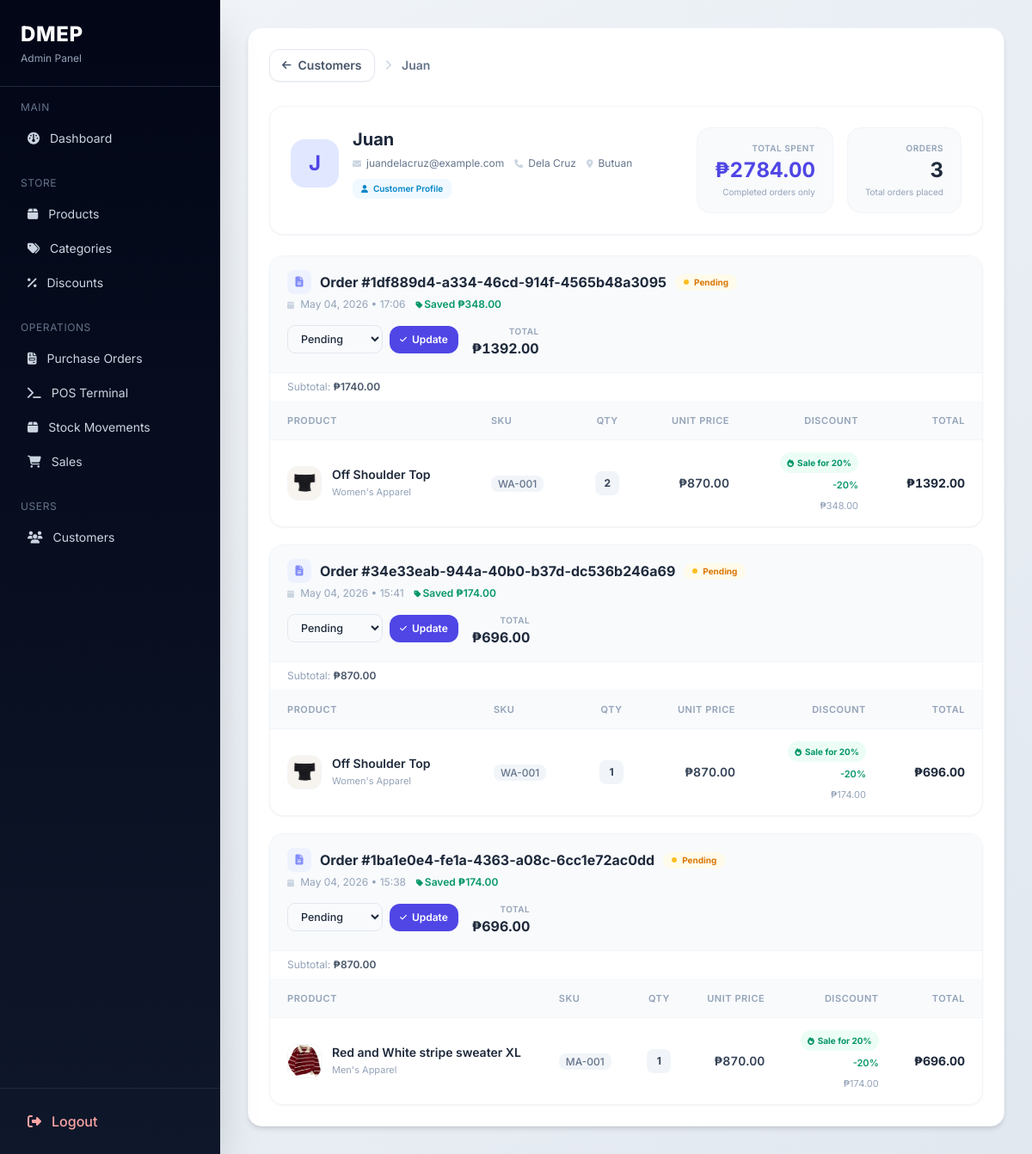
/admin-panel/customers/3/ (signed in), run on the app's committed database.
### dmep/models.py (models this page shows, shortened)
class Customer(models.Model):
    full_name = models.CharField(max_length=255)
    phone = models.CharField(max_length=50, blank=True, null=True)
    email = models.EmailField(blank=True, null=True)
    loyalty_points = models.IntegerField(default=0)
    address = models.TextField(blank=True, null=True)
    created_at = models.DateTimeField(auto_now_add=True)

class Sale(models.Model):
    STATUS_CHOICES = [
        ('pending', 'Pending'),
        ('refunded', 'Refunded'),
        ('shipped', 'Shipped'),
        ('processing', 'Processing'),
        ('cancelled', 'Cancelled'),
        ('delivered', 'Delivered')
    ]
    PAYMENT_CHOICES = [('COD', 'Cash on Delivery')]
    order_code = models.UUIDField(default=uuid.uuid4, editable=False, unique=True)
    guest_id = models.CharField(max_length=255, null=True, blank=True)
    customer = models.ForeignKey(Customer, on_delete=models.SET_NULL, null=True, blank=True, related_name='sales')
    discount = models.ForeignKey(Discount, on_delete=models.SET_NULL, null=True, blank=True, related_name='sales')
    sale_date = models.DateTimeField(auto_now_add=True)
    subtotal = models.FloatField(blank=True, null=True)
    discount_amount = models.FloatField(default=0)
    tax_amount = models.FloatField(default=0)
    total_amount = models.FloatField(blank=True, null=True)
    payment_method = models.CharField(max_length=50, choices=PAYMENT_CHOICES, blank=True, null=True)
    amount_tendered = models.FloatField(blank=True, null=True)
    change_given = models.FloatField(blank=True, null=True)
    status = models.CharField(max_length=50, choices=STATUS_CHOICES, blank=True, null=True, default='pending')

class SaleItem(models.Model):
    sale = models.ForeignKey(Sale, on_delete=models.CASCADE, related_name='sale_items')
    product = models.ForeignKey(Product, on_delete=models.SET_NULL, null=True, related_name='sale_items')
    quantity = models.IntegerField()
    unit_price = models.FloatField()
    discount_pct = models.FloatField(default=0)
    discount_amount = models.FloatField(default=0)
    discount_name = models.CharField(max_length=255, blank=True, null=True)
    discount_type = models.CharField(max_length=50, blank=True, null=True)
    line_total = models.FloatField()

class Product(models.Model):
    STATUS_CHOICES = [('active', 'Active'), ('inactive', 'Inactive'), ('discontinued', 'Discontinued')]
    category = models.ForeignKey(Category, on_delete=models.SET_NULL, null=True, blank=True, related_name='products')
    supplier = models.ForeignKey(Supplier, on_delete=models.SET_NULL, null=True, blank=True, related_name='products')
    name = models.CharField(max_length=255)
    sku = models.CharField(max_length=100, blank=True, null=True)
    cost_price = models.FloatField(blank=True, null=True)
    selling_price = models.FloatField(blank=True, null=True)
    stock_qty = models.IntegerField(blank=True, null=True)
    reorder_level = models.IntegerField(blank=True, null=True)
    unit = models.CharField(max_length=50, blank=True, null=True)
    status = models.CharField(max_length=50, choices=STATUS_CHOICES, blank=True, null=True)
    img = models.ImageField(upload_to='products/', blank=True, null=True)
    created_at = models.DateTimeField(auto_now_add=True)

class Category(models.Model):
    name = models.CharField(max_length=255)
    description = models.TextField(blank=True, null=True)
    parent = models.ForeignKey(
        'self',
        on_delete=models.CASCADE,
        null=True,
        blank=True,
        related_name='subcategories'
    )

### dmep/views/admin_views.py (the view)
# urls.py: path('admin-panel/customers/<int:pk>/', admin_views.customer_detail, name='customer_details'),
@login_required
@user_passes_test(is_admin)
def customer_detail(request, pk):
    customer = get_object_or_404(Customer, pk=pk)
    sales = (
        customer.sales
        .exclude(status__in=["cancelled", "refunded"])
        .prefetch_related("sale_items__product__category")
        .order_by("-sale_date")
    )
    total_spent = sales.aggregate(
        total=Sum("total_amount")
    )["total"] or 0
    for sale in sales:
        sale.total_savings = sum(
            item.discount_amount or 0
            for item in sale.sale_items.all()
        )
    return render(request, "panel/customer_details.html", {
        "customer": customer,
        "sales": sales,
        "total_spent": total_spent,
    })

### dmep/context_processors.py (called while the page is built)
def cart_count(request):
    cart = request.session.get('cart', {})
    total = 0
    for item in cart.values():
        if isinstance(item, dict):
            total += int(item.get("qty", 0))
        else:
            total += int(item)
    return {'cart_count': total}

### dmep/views/admin_views.py (called while the page is built)
def is_admin(user):
    return user.groups.filter(name='admin').exists()

### dmep/templates/panel/customer_details.html (shortened to what this page needs)
{% extends 'panel/base.html' %}
{% block content %}
<div class="fade-up flex items-center gap-3 mb-7">
  <a href="{% url 'customer_list' %}"
     class="inline-flex items-center gap-2 border border-slate-200 bg-white hover:bg-slate-50 text-slate-600 px-3.5 py-2 rounded-xl text-sm font-semibold transition-all shadow-sm">
    <i class="fas fa-arrow-left text-xs"></i>
    Customers
  </a>
  <i class="fas fa-chevron-right text-slate-300 text-xs"></i>
  <span class="text-sm font-semibold text-slate-500">{{ customer.full_name }}</span>
</div>
<div class="fade-up d1 bg-white border border-slate-100 rounded-2xl shadow-sm p-6 mb-6">
  <div class="flex flex-wrap items-start justify-between gap-6">
    <div class="flex items-center gap-4">
      <div class="w-14 h-14 rounded-2xl bg-indigo-100 flex items-center justify-center text-indigo-600 text-2xl font-bold shrink-0">
        {{ customer.full_name|slice:":1"|upper }}
      </div>
      <div>
        <h1 class="text-xl font-bold text-slate-800">{{ customer.full_name }}</h1>
        <div class="flex flex-wrap items-center gap-3 mt-1.5">
          {% if customer.email %}
          <span class="inline-flex items-center gap-1.5 text-xs text-slate-500">
            <i class="fas fa-envelope text-slate-300 text-[10px]"></i>{{ customer.email }}
          </span>
          {% endif %}
          {% if customer.phone %}
          <span class="inline-flex items-center gap-1.5 text-xs text-slate-500">
            <i class="fas fa-phone text-slate-300 text-[10px]"></i>{{ customer.phone }}
          </span>
          {% endif %}
          {% if customer.address %}
          <span class="inline-flex items-center gap-1.5 text-xs text-slate-500">
            <i class="fas fa-location-dot text-slate-300 text-[10px]"></i>{{ customer.address }}
          </span>
          {% endif %}
        </div>
        <span class="inline-flex items-center gap-1.5 mt-2.5 text-[10px] font-semibold px-2.5 py-1 rounded-lg bg-sky-50 text-sky-600">
          <i class="fas fa-user text-[9px]"></i>Customer Profile
        </span>
      </div>
    </div>
    <div class="flex gap-4 flex-wrap">
      <div class="bg-slate-50 border border-slate-100 rounded-2xl px-5 py-4 text-right">
        <p class="text-[10px] font-semibold text-slate-400 uppercase tracking-wider">Total Spent</p>
        <p class="text-2xl font-bold text-indigo-600 tabular-nums mt-0.5">₱{{ total_spent|floatformat:2 }}</p>
        <p class="text-[10px] text-slate-400 mt-0.5">Completed orders only</p>
      </div>
      <div class="bg-slate-50 border border-slate-100 rounded-2xl px-5 py-4 text-right">
        <p class="text-[10px] font-semibold text-slate-400 uppercase tracking-wider">Orders</p>
        <p class="text-2xl font-bold text-slate-800 tabular-nums mt-0.5">{{ sales|length }}</p>
        <p class="text-[10px] text-slate-400 mt-0.5">Total orders placed</p>
      </div>
    </div>
  </div>
</div>
<div class="fade-up d2 space-y-5">
{% for sale in sales %}
<div class="bg-white border border-slate-100 rounded-2xl shadow-sm overflow-hidden">
  <div class="flex flex-wrap items-start justify-between gap-4 px-5 py-4 bg-slate-50 border-b border-slate-100">
    <div>
      <div class="flex items-center gap-2.5 mb-1">
        <div class="w-7 h-7 rounded-lg bg-indigo-50 flex items-center justify-center shrink-0">
          <i class="fas fa-file-lines text-indigo-400 text-xs"></i>
        </div>
        <p class="font-bold text-slate-800">Order #{{ sale.order_code|default:sale.id }}</p>
        <span class="inline-flex items-center gap-1.5 px-2.5 py-0.5 text-[10px] font-bold rounded-full
          {% if sale.status == 'completed' %}bg-emerald-50 text-emerald-600
          {% elif sale.status == 'processing' %}bg-blue-50 text-blue-600
          {% elif sale.status == 'shipped' %}bg-cyan-50 text-cyan-600
          {% elif sale.status == 'pending' %}bg-amber-50 text-amber-600
          {% elif sale.status == 'cancelled' %}bg-red-50 text-red-500
          {% endif %}">
          <span class="w-1.5 h-1.5 rounded-full
            {% if sale.status == 'completed' %}bg-emerald-400
            {% elif sale.status == 'processing' %}bg-blue-400
            {% elif sale.status == 'shipped' %}bg-cyan-400
            {% elif sale.status == 'pending' %}bg-amber-400
            {% elif sale.status == 'cancelled' %}bg-red-400
            {% endif %}"></span>
          {{ sale.status|title }}
        </span>
      </div>
      <div class="flex items-center gap-3 ml-9.5">
        <p class="text-xs text-slate-400">
          <i class="fas fa-calendar text-slate-300 text-[9px] mr-1"></i>
          {{ sale.sale_date|date:"M d, Y • H:i" }}
        </p>
        {% if sale.discount_amount > 0 %}
        <span class="text-xs text-emerald-600 font-semibold">
          <i class="fas fa-tag text-[9px] mr-0.5"></i>Saved ₱{{ sale.discount_amount|floatformat:2 }}
        </span>
        {% endif %}
      </div>
    </div>
    <div class="flex items-start gap-4">
      <form method="POST" action="{% url 'update_order_status' sale.id %}"
            class="flex items-center gap-2">
        <select name="status" class="form-input text-xs">
          <option value="pending"    {% if sale.status == 'pending'    %}selected{% endif %}>Pending</option>
        </select>
        <button type="submit"
                onclick="return confirm('Update order status?')"
                class="inline-flex items-center gap-1.5 px-3 py-2 bg-indigo-600 hover:bg-indigo-700 text-white text-xs font-semibold rounded-xl transition-colors">
          <i class="fas fa-check text-[9px]"></i>Update
        </button>
      </form>
      <div class="text-right">
        <p class="text-[10px] text-slate-400 uppercase tracking-wider font-semibold">Total</p>
        <p class="text-base font-bold text-slate-800 tabular-nums">₱{{ sale.total_amount|floatformat:2 }}</p>
      </div>
    </div>
  </div>
  <div class="px-5 py-2 border-b border-slate-50 bg-white flex gap-6 text-xs text-slate-400">
    <span>Subtotal: <span class="font-semibold text-slate-600">₱{{ sale.subtotal|floatformat:2 }}</span></span>
  </div>
  <div class="overflow-x-auto">
  <table class="w-full text-sm min-w-[800px]">
    <thead>
    <tr class="bg-slate-50 border-b border-slate-100">
      <th class="px-5 py-3 text-left text-[11px] font-semibold text-slate-400 uppercase tracking-wider">Product</th>
      <th class="px-5 py-3 text-left text-[11px] font-semibold text-slate-400 uppercase tracking-wider">SKU</th>
      <th class="px-5 py-3 text-center text-[11px] font-semibold text-slate-400 uppercase tracking-wider">Qty</th>
      <th class="px-5 py-3 text-right text-[11px] font-semibold text-slate-400 uppercase tracking-wider">Unit Price</th>
      <th class="px-5 py-3 text-right text-[11px] font-semibold text-slate-400 uppercase tracking-wider">Discount</th>
      <th class="px-5 py-3 text-right text-[11px] font-semibold text-slate-400 uppercase tracking-wider">Total</th>
    </tr>
    </thead>
    <tbody class="divide-y divide-slate-50">
    {% for item in sale.sale_items.all %}
    <tr class="prod-row">
      <td class="px-5 py-3.5">
        <div class="flex items-center gap-3">
          {% if item.product and item.product.img %}
          <img src="{{ item.product.img.url }}" class="w-10 h-10 rounded-xl object-cover border border-slate-100 shrink-0">
          {% else %}
          <div class="w-10 h-10 rounded-xl bg-slate-100 flex items-center justify-center shrink-0">
            <i class="fas fa-image text-slate-300 text-sm"></i>
          </div>
          {% endif %}
          <div>
            <p class="font-semibold text-slate-800 text-sm">{{ item.product.name|default:"Deleted Product" }}</p>
            <p class="text-[11px] text-slate-400">{{ item.product.category.name|default:"—" }}</p>
          </div>
        </div>
      </td>
      <td class="px-5 py-3.5">
        <span class="text-xs font-medium text-slate-500 bg-slate-100 px-2 py-0.5 rounded-lg">{{ item.product.sku|default:"—" }}</span>
      </td>
      <td class="px-5 py-3.5 text-center">
        <span class="inline-flex items-center justify-center w-7 h-7 rounded-lg bg-slate-100 text-xs font-bold text-slate-700">
          {{ item.quantity }}
        </span>
      </td>
      <td class="px-5 py-3.5 text-right text-sm font-semibold text-slate-700 tabular-nums">
        ₱{{ item.unit_price|floatformat:2 }}
      </td>
      <td class="px-5 py-3.5 text-right">
        {% if item.discount_name %}
        <div class="flex flex-col items-end gap-1">
          <span class="inline-flex items-center gap-1 px-2 py-0.5 text-[10px] font-bold bg-emerald-50 text-emerald-600 rounded-full">
            <i class="fas fa-fire text-[9px]"></i>{{ item.discount_name }}
          </span>
          {% if item.discount_pct %}<span class="text-[11px] text-emerald-600 font-semibold">-{{ item.discount_pct|floatformat:0 }}%</span>{% endif %}
          {% if item.discount_amount %}<span class="text-[11px] text-slate-400">₱{{ item.discount_amount|floatformat:2 }}</span>{% endif %}
        </div>
        {% else %}
        <span class="text-slate-300 text-xs">—</span>
        {% endif %}
      </td>
      <td class="px-5 py-3.5 text-right font-bold text-slate-800 tabular-nums">
        ₱{{ item.line_total|floatformat:2 }}
      </td>
    </tr>
    {% empty %}
    <tr>
      <td colspan="6" class="px-5 py-10 text-center text-slate-400 text-sm">No items found</td>
    </tr>
    {% endfor %}
    </tbody>
  </table>
  </div>
</div>
{% empty %}
<div class="bg-white border border-slate-100 rounded-2xl p-16 text-center text-slate-400">
  <i class="fas fa-box-open text-3xl mb-3 block opacity-20"></i>
  <p class="text-sm">No orders found for this customer.</p>
</div>
{% endfor %}
</div>
{% endblock %}

### dmep/templates/panel/customer_details.html (style rules this page uses)
body { font-family: 'Inter', sans-serif; }
.fade-up { animation: fadeUp 0.45s cubic-bezier(0.22,1,0.36,1) both; }
.d1 { animation-delay: 0.05s; }
.d2 { animation-delay: 0.10s; }
.form-input { border: 1px solid #e2e8f0; border-radius: 9px; padding: 7px 11px; font-size: 12.5px; color: #1e293b; font-weight: 500; outline: none; transition: border-color 0.15s, box-shadow 0.15s; font-family: 'Inter', sans-serif; background: #f8fafc; }
.prod-row { transition: background 0.15s; }

### data on the page
Customer: full_name "Juan", full_name "J", email "juandelacruz@example.com", phone "Dela Cruz", address "Butuan"
Sale: order_code "1df889d4-a334-46cd-914f-4565b48a3095", status "Pending", sale_date "May 04, 2026 • 17:06", discount_amount "348.00", total_amount "1392.00", subtotal "1740.00"
SaleItem: product.img (picture), product.name "Off Shoulder Top", product.category.name "Women's Apparel", product.sku "WA-001", quantity "2", unit_price "870.00", discount_name "Sale for 20%", discount_pct "20", discount_amount "348.00", line_total "1392.00"
Sale: order_code "34e33eab-944a-40b0-b37d-dc536b246a69", status "Pending", sale_date "May 04, 2026 • 15:41", discount_amount "174.00", total_amount "696.00", subtotal "870.00"
SaleItem: product.img (picture), product.name "Off Shoulder Top", product.category.name "Women's Apparel", product.sku "WA-001", quantity "1", unit_price "870.00", discount_name "Sale for 20%", discount_pct "20", discount_amount "174.00", line_total "696.00"
Sale: order_code "1ba1e0e4-fe1a-4363-a08c-6cc1e72ac0dd", status "Pending", sale_date "May 04, 2026 • 15:38", discount_amount "174.00", total_amount "696.00", subtotal "870.00"
SaleItem: product.img (picture), product.name "Red and White stripe sweater XL", product.category.name "Men's Apparel", product.sku "MA-001", quantity "1", unit_price "870.00", discount_name "Sale for 20%", discount_pct "20", discount_amount "174.00", line_total "696.00"

### other printed values
{{ total_spent|floatformat:2 }} "2784.00"
{{ sales|length }} "3"
